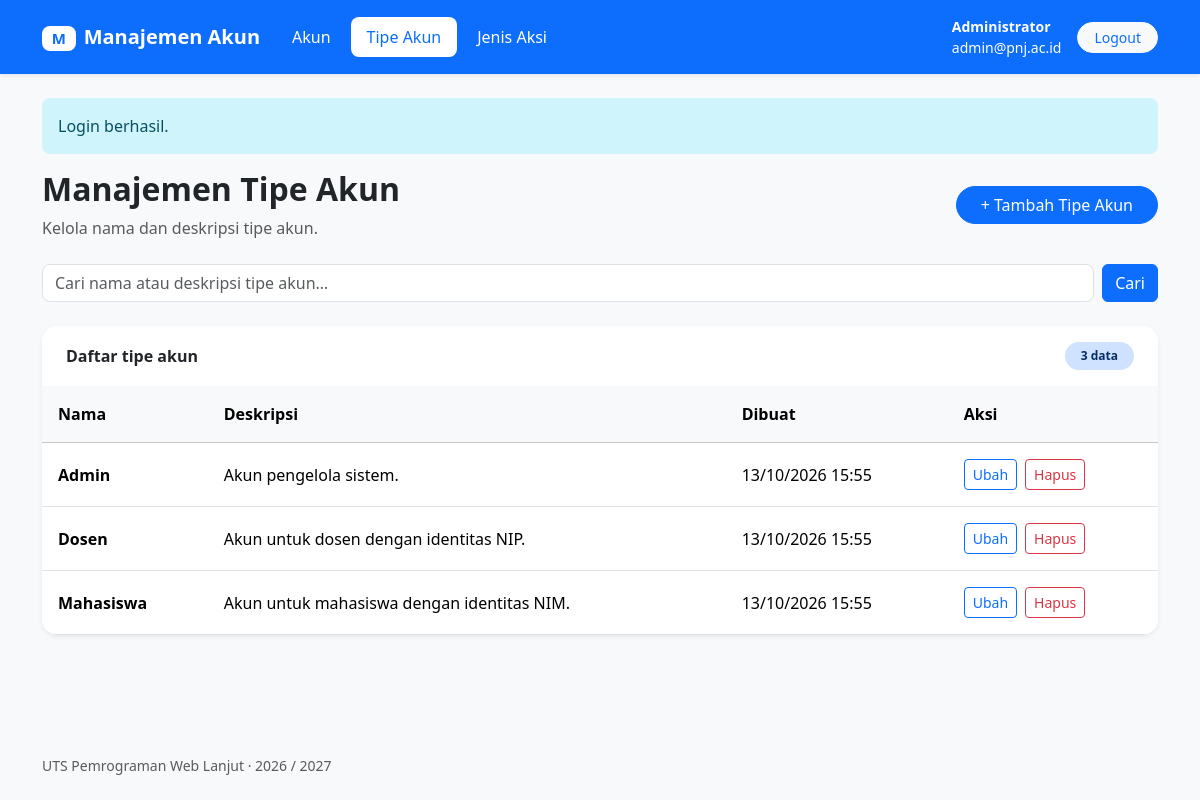
Page /index.php?page=types (signed in) on the committed database.
### tables this page shows
CREATE TABLE IF NOT EXISTS account_type (
    id CHAR(36) PRIMARY KEY,
    name VARCHAR(128) NOT NULL,
    description TEXT NOT NULL,
    created_at DATETIME NOT NULL DEFAULT CURRENT_TIMESTAMP,
    updated_at DATETIME NOT NULL DEFAULT CURRENT_TIMESTAMP,
    deleted_at DATETIME NULL DEFAULT NULL
);

### app/Controller.php (called while the page is built, shortened)
<?php
class Controller
{
    public function __construct($db)
    {
        $this->db = $db;
    }
    protected function render($view, $viewData = [])
    {
        extract($viewData);
        require __DIR__ . '/views/layout/header.php';
        require __DIR__ . '/views/' . $view . '.php';
        require __DIR__ . '/views/layout/footer.php';
    }
}

### app/controllers/AccountTypeController.php (called while the page is built, shortened)
<?php
class AccountTypeController extends Controller
{
    public function index()
    {
        $search = trim($_GET['search'] ?? '');
        $model = new AccountType($this->db);
        $types = $model->getAccountType($search);
        $this->render('types/index', ['title' => 'Manajemen Tipe Akun', 'types' => $types, 'search' => $search]);
    }
}

### index.php (called while the page is built, shortened)
<?php
require __DIR__ . '/app/helpers.php';
require __DIR__ . '/app/Controller.php';
require __DIR__ . '/app/models/AccountType.php';
require __DIR__ . '/app/controllers/AccountTypeController.php';
require __DIR__ . '/app/controllers/ActionController.php';
$page = $_GET['page'] ?? 'accounts';
$action = $_GET['action'] ?? ($page === 'auth' ? 'login' : 'index');
try {
    require __DIR__ . '/config/database.php';
    switch ($page) {
        case 'types':
            $controller = new AccountTypeController($db);
            break;
    }
    $controller->$action();
} catch (PDOException $error) {
    error_log($error->getMessage());
    http_response_code(500);
    $title = 'Database belum siap';
    $message = 'Pastikan MySQL aktif, coba cek database kamu, lalu cek pengaturan di config/database.php. Jika database sudah siap, periksa log PHP untuk detail kesalahan.';
    require __DIR__ . '/app/views/layout/header.php';
    require __DIR__ . '/app/views/error.php';
    require __DIR__ . '/app/views/layout/footer.php';
}

### app/helpers.php (called while the page is built, shortened)
<?php
function h($text)
{
    return htmlspecialchars((string) $text, ENT_QUOTES, 'UTF-8');
}

### app/models/AccountType.php (called while the page is built, shortened)
<?php
class AccountType
{
    private $db;
    public function __construct($db)
    {
        $this->db = $db;
    }
    public function getAccountType($search = '')
    {
        $query = $this->db->prepare('SELECT * FROM account_type WHERE deleted_at IS NULL AND (name LIKE ? OR description LIKE ?) ORDER BY name ASC');
        $keyword = '%' . $search . '%';
        $query->execute([$keyword, $keyword]);
        return $query->fetchAll();
    }
}

### app/views/types/index.php (the view, shortened to what this page needs)
<div class="d-flex flex-wrap justify-content-between align-items-center gap-3 mb-4">
    <div>
        <h1 class="h2 fw-bold mb-2"><?= h($title) ?></h1>
        <p class="text-body-secondary mb-0">Kelola nama dan deskripsi tipe akun.</p>
    </div>
    <a class="btn btn-primary rounded-pill px-4" href="index.php?page=types&amp;action=create">+ Tambah Tipe Akun</a>
</div>
<form class="row g-2 mb-4" method="get" action="index.php">
    <div class="col-12 col-sm">
        <input class="form-control rounded-3" id="search" name="search" value="<?= h($search) ?>" placeholder="Cari nama atau deskripsi tipe akun…">
    </div>
    <div class="col-auto"><button class="btn btn-primary" type="submit">Cari</button></div>
</form>
<section class="card border-0 shadow-sm rounded-4 overflow-hidden">
    <div class="card-header bg-white border-0 d-flex justify-content-between align-items-center py-3 px-4">
        <strong>Daftar tipe akun</strong>
        <span class="badge bg-primary-subtle text-primary-emphasis rounded-pill px-3 py-2"><?= count($types) ?> data<?= $search !== '' ? ' ditemukan' : '' ?></span>
    </div>
    <div class="table-responsive">
        <table class="table table-hover align-middle mb-0">
            <thead class="table-light">
                <tr><th class="p-3" scope="col">Nama</th><th class="p-3" scope="col">Deskripsi</th><th class="p-3" scope="col">Dibuat</th><th class="p-3" scope="col">Aksi</th></tr>
            </thead>
            <tbody>
            <?php foreach ($types as $type): ?>
                <tr>
                    <td class="p-3 text-break"><strong><?= h($type['name']) ?></strong></td>
                    <td class="p-3 text-break"><?= h($type['description']) ?></td>
                    <td class="p-3 text-nowrap"><?= h(date('d/m/Y H:i', strtotime($type['created_at']))) ?></td>
                    <td class="p-3">
                        <div class="d-flex flex-wrap gap-2">
                            <a class="btn btn-outline-primary btn-sm" href="index.php?page=types&amp;action=edit&amp;id=<?= h($type['id']) ?>" aria-label="Ubah tipe akun <?= h($type['name']) ?>">Ubah</a>
                            <form method="post" action="index.php?page=types&amp;action=delete&amp;id=<?= h($type['id']) ?>" onsubmit="return confirm('Hapus tipe akun ini? Tipe yang masih digunakan tidak bisa dihapus.')">
                                <button class="btn btn-outline-danger btn-sm" type="submit" aria-label="Hapus tipe akun <?= h($type['name']) ?>">Hapus</button>
                            </form>
                        </div>
                    </td>
                </tr>
            <?php endforeach; ?>
            </tbody>
        </table>
    </div>
</section>

### rows in the picture
account_type: name "Admin", description "Akun pengelola sistem.", created_at "13/10/2026 15:55"
account_type: name "Dosen", description "Akun untuk dosen dengan identitas NIP.", created_at "13/10/2026 15:55"
account_type: name "Mahasiswa", description "Akun untuk mahasiswa dengan identitas NIM.", created_at "13/10/2026 15:55"

### other values in the picture
$_SESSION['user']['name'] "Administrator"
$_SESSION['user']['email'] "admin@pnj.ac.id"
$_SESSION['message'] "Login berhasil."
$title "Manajemen Tipe Akun"
count($types) "3"
